Frame 1 (no input): blank canvas, image omitted
Frame 60 (no input): blank canvas, image omitted
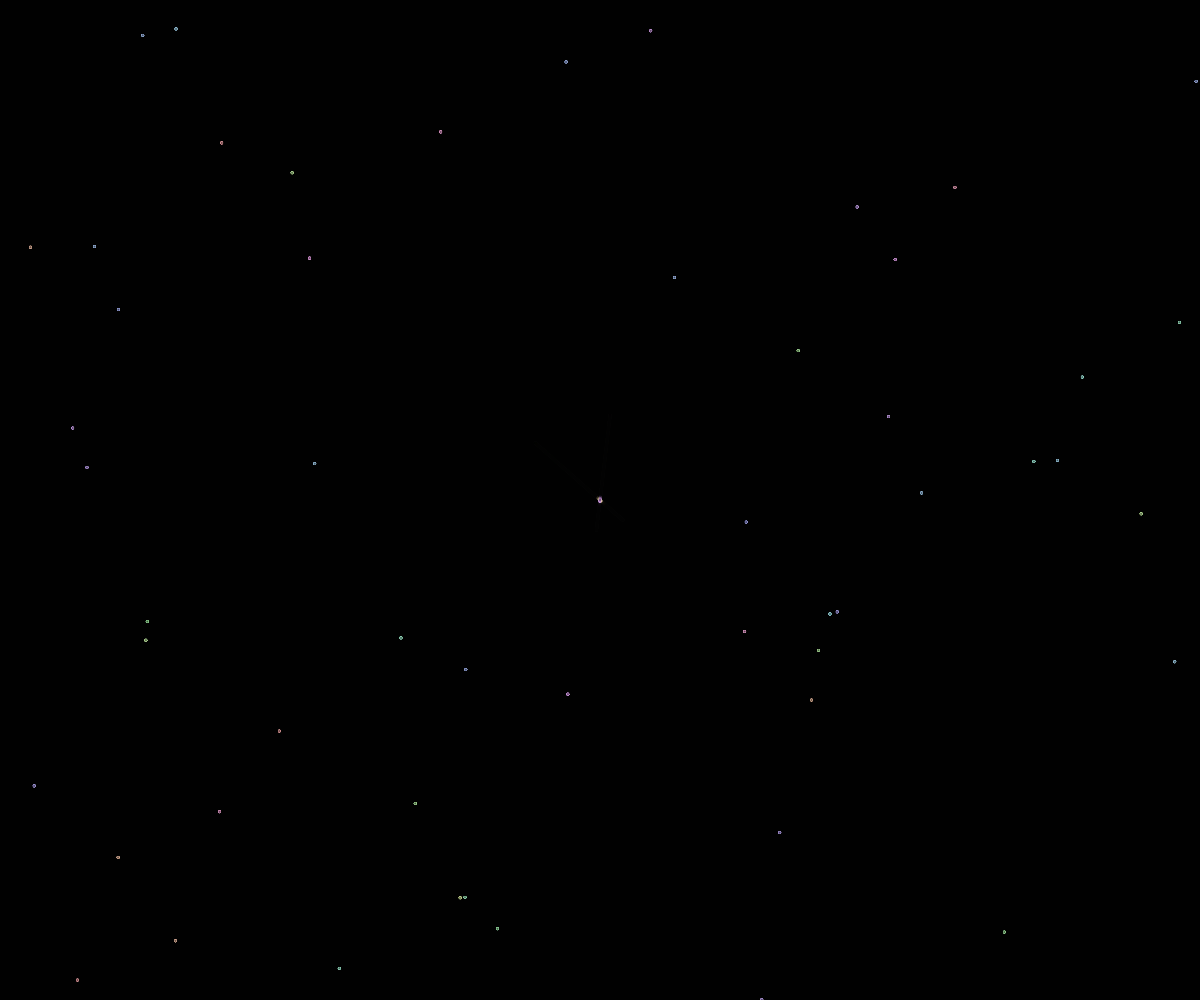
Frame 120 (the mouse pressed at the canvas centre since frame 60)

The p5.js sketch whose frames 1 and 60 were blank and that drew this single picture after the mouse press (run headless with seeded random() and noise() and a simulated clock; from frame 60 on, the mouse is pressed at the canvas centre):

// p5.js sketch
// ── sketch.js
const N_RIBBONS = 55;  
const SEGS      = 22;  
const ATTRACT_R = 130;  
const SPRING    = 0.09; 
const DRAG      = 0.88; 

let ribbons = [];

function setup() {
  createCanvas(windowWidth, windowHeight);
  pixelDensity(1);
  colorMode(HSB, 360, 100, 100, 100);
  initRibbons();
}

function initRibbons() {
  ribbons = [];
  for (let i = 0; i < N_RIBBONS; i++) {
    let x = random(width), y = random(height);
    let pts = [];
    for (let j = 0; j < SEGS; j++) pts.push({ x, y });
    ribbons.push({ pts, vx: 0, vy: 0, hue: random(360), speed: 0 });
  }
}

function draw() {
  background(0, 0, 0, 18); 

  let mx = mouseX, my = mouseY;

  for (let rb of ribbons) {

    let dx = mx - rb.pts[0].x;
    let dy = my - rb.pts[0].y;
    let d  = sqrt(dx * dx + dy * dy);

    if (d < ATTRACT_R) {
      let f = SPRING * (1 - d / ATTRACT_R);
      rb.vx += f * dx;
      rb.vy += f * dy;
    }

    rb.vx *= DRAG;
    rb.vy *= DRAG;
    rb.speed = sqrt(rb.vx * rb.vx + rb.vy * rb.vy);

    rb.pts[0].x += rb.vx;
    rb.pts[0].y += rb.vy;

    for (let j = 1; j < SEGS; j++) {
      rb.pts[j].x += (rb.pts[j - 1].x - rb.pts[j].x) * 0.35;
      rb.pts[j].y += (rb.pts[j - 1].y - rb.pts[j].y) * 0.35;
    }

    noFill();
    for (let j = 0; j < SEGS - 1; j++) {
      let t = j / (SEGS - 1);
      let h = (rb.hue + rb.speed * 8) % 360
      let s = map(rb.speed, 0, 8, 30, 90);
      let b = map(t, 0, 1, 95, 10);          
      let a = map(t, 0, 1, 85, 0);
      
      stroke(h, s, b, a);
      
      strokeWeight(map(t, 0, 1, 2.8, 0.3));
      
      line(rb.pts[j].x, rb.pts[j].y, rb.pts[j + 1].x, rb.pts[j + 1].y);
    }
  }
}

function windowResized() {
  resizeCanvas(windowWidth, windowHeight);
  initRibbons();
}
